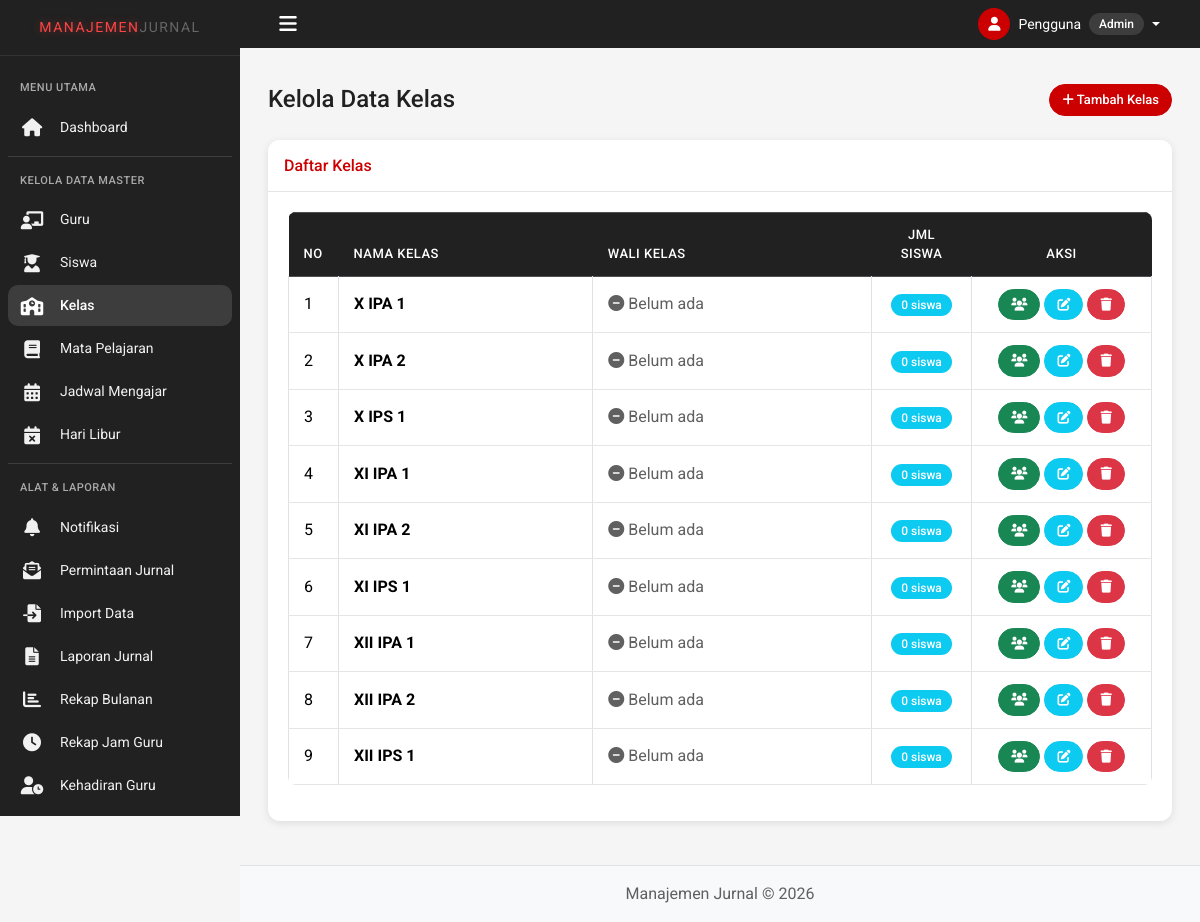
Before: /admin/manage_kelas.php (signed in) with the older database file.
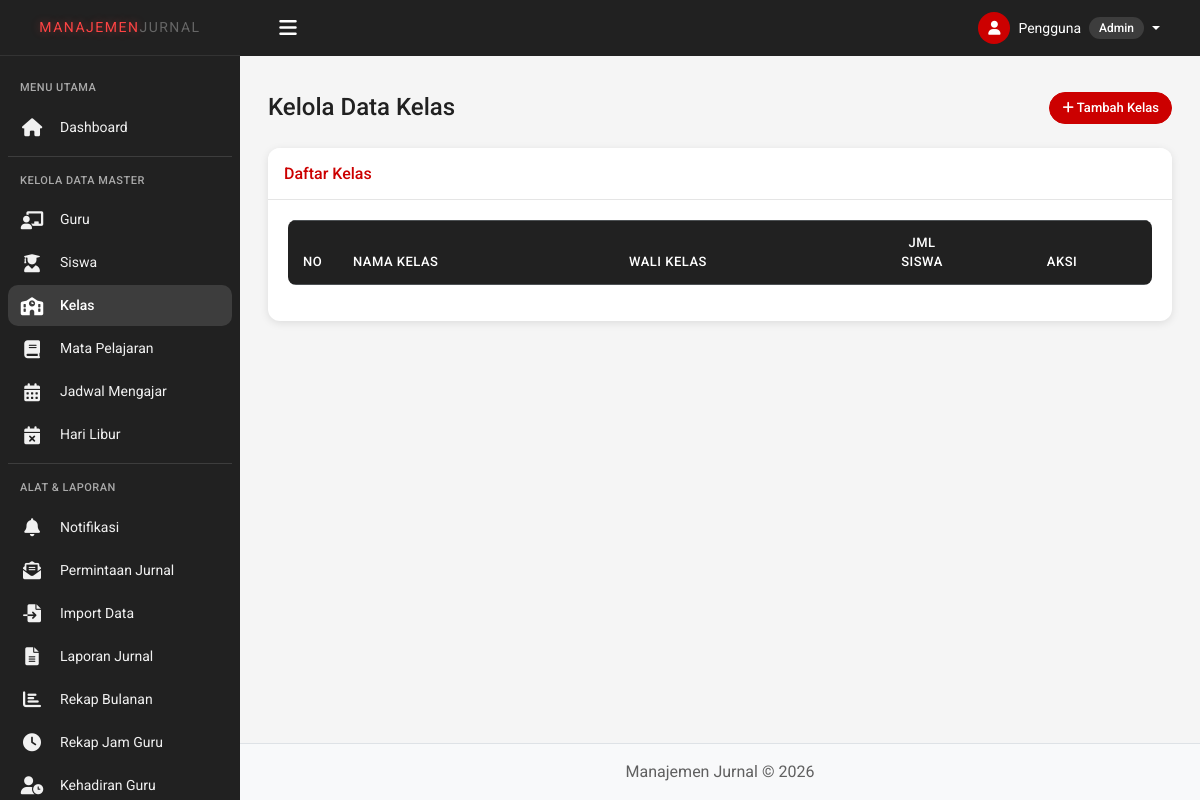
After: the same page with the newer database file.
### tables this page shows
CREATE TABLE tbl_kelas (
    id INT AUTO_INCREMENT PRIMARY KEY,
    nama_kelas VARCHAR(20) NOT NULL UNIQUE,
    id_wali_kelas INT DEFAULT NULL,
    FOREIGN KEY (id_wali_kelas) REFERENCES tbl_guru(id) ON DELETE SET NULL,
    INDEX idx_nama_kelas (nama_kelas),
    INDEX idx_wali_kelas (id_wali_kelas)
);

### admin/manage_kelas.php (the view, shortened to what this page needs)
<?php
require_once '../includes/auth_check.php';
$daftar_kelas = $pdo->query("
    SELECT k.*, g.nama_guru as wali_kelas,
           (SELECT COUNT(*) FROM tbl_siswa WHERE id_kelas = k.id) as jumlah_siswa
    FROM tbl_kelas k
    LEFT JOIN tbl_guru g ON k.id_wali_kelas = g.id
    ORDER BY k.nama_kelas ASC
")->fetchAll();
require_once '../includes/header.php';
?>
<div class="container-fluid">
    <div class="d-sm-flex align-items-center justify-content-between mb-4">
        <h1 class="h3 mb-0 text-gray-800">Kelola Data Kelas</h1>
        <button class="btn btn-primary btn-sm" data-bs-toggle="modal" data-bs-target="#modalTambah">
            <i class="fas fa-plus"></i> Tambah Kelas
        </button>
    </div>
    <div class="card shadow mb-4">
        <div class="card-header py-3">
            <h6 class="m-0 font-weight-bold text-primary">Daftar Kelas</h6>
        </div>
        <div class="card-body">
            <div class="table-responsive">
                <table class="table table-bordered table-hover">
                    <thead class="table-dark">
                        <tr>
                            <th width="50">No</th>
                            <th>Nama Kelas</th>
                            <th>Wali Kelas</th>
                            <th class="text-center" width="100">Jml Siswa</th>
                            <th class="text-center" width="180">Aksi</th>
                        </tr>
                    </thead>
                    <tbody>
                        <?php foreach ($daftar_kelas as $i => $k): ?>
                        <tr>
                            <td><?php echo $i+1; ?></td>
                            <td><strong><?php echo htmlspecialchars($k['nama_kelas']); ?></strong></td>
                            <td>
                                <?php if ($k['wali_kelas']): ?>
                                    <span class="text-success"><i class="fas fa-user-tie me-1"></i><?php echo htmlspecialchars($k['wali_kelas']); ?></span>
                                <?php else: ?>
                                    <span class="text-muted"><i class="fas fa-minus-circle me-1"></i>Belum ada</span>
                                <?php endif; ?>
                            </td>
                            <td class="text-center">
                                <span class="badge bg-info"><?php echo $k['jumlah_siswa']; ?> siswa</span>
                            </td>
                            <td class="text-center">
                                <a href="detail_kelas.php?id=<?php echo $k['id']; ?>" class="btn btn-sm btn-success" title="Lihat Detail Siswa">
                                    <i class="fas fa-users"></i>
                                </a>
                                <button class="btn btn-sm btn-info text-white" data-bs-toggle="modal" data-bs-target="#modalEdit<?php echo $k['id']; ?>" title="Edit">
                                    <i class="fas fa-edit"></i>
                                </button>
                                <a href="manage_kelas.php?delete=<?php echo $k['id']; ?>" class="btn btn-sm btn-danger" onclick="return confirm('Yakin hapus kelas ini?')" title="Hapus">
                                    <i class="fas fa-trash"></i>
                                </a>
                            </td>
                        </tr>
                        <?php endforeach; ?>
                    </tbody>
                </table>
            </div>
        </div>
    </div>
</div>
<?php require_once '../includes/footer.php'; ?>

### includes/header.php (shortened to what this page needs)
<?php
$current_page = basename($_SERVER['PHP_SELF']);
$is_logged_in = isset($_SESSION['user_id']);
$user_role = $_SESSION['role'] ?? '';
$display_name = $_SESSION['display_name'] ?? 'Pengguna';
?>
<!DOCTYPE html>
<html lang="id">
<head>
    <link href="https://cdn.jsdelivr.net/npm/bootstrap@5.3.2/dist/css/bootstrap.min.css" rel="stylesheet">
    <link rel="stylesheet" href="https://cdnjs.cloudflare.com/ajax/libs/font-awesome/6.0.0/css/all.min.css" />
    <link rel="stylesheet" href="<?php echo BASE_URL; ?>/assets/css/style.css">
</head>
<body>
<div class="wrapper">
    <nav id="sidebar">
        <div class="sidebar-header">
            <h3><span class="highlight">MANAJEMEN</span><span class="dark">JURNAL</span></h3>
        </div>
        <?php
        if ($is_logged_in) {
            if ($user_role == 'admin') {
                if (file_exists(__DIR__ . '/../admin/sidebar.php')) {
                    require_once __DIR__ . '/../admin/sidebar.php';
                } else {
                    echo '<p class="text-danger p-3">Error: admin/sidebar.php not found!</p>';
                }
            } else {
                echo '<ul class="list-unstyled components"><li class="nav-item"><a href="'.BASE_URL.'/logout.php">Logout (Unknown Role)</a></li></ul>';
            }
        } else {
             echo '<ul class="list-unstyled components"><li class="nav-item"><a href="'.BASE_URL.'/login.php">Login</a></li></ul>';
        }
        ?>
    </nav>
    <div id="content">
        <nav class="navbar navbar-expand-lg sticky-top">
            <div class="container-fluid">
                <button type="button" id="sidebarCollapse" class="btn">
                    <i class="fas fa-bars"></i>
                </button>
                <div class="d-flex align-items-center ms-auto">
                    <?php if ($is_logged_in): ?>
                        <div class="dropdown">
                            <a class="nav-link dropdown-toggle d-flex align-items-center" href="#" id="navbarDropdown" role="button" data-bs-toggle="dropdown" aria-expanded="false">
                                <div class="user-avatar me-2">
                                    <i class="fas fa-user"></i>
                                </div>
                                <span class="d-none d-md-inline"><?php echo htmlspecialchars($display_name); ?></span>
                                <span class="badge bg-secondary ms-2 d-none d-md-inline"><?php echo htmlspecialchars(ucfirst($user_role)); ?></span>
                            </a>
                        </div>
                    <?php else: ?>
                        <a class="btn btn-outline-dark btn-sm" href="<?php echo BASE_URL; ?>/login.php">
                            <i class="fas fa-sign-in-alt me-1"></i> Login
                        </a>
                    <?php endif; ?>
                </div>
            </div>
        </nav>
        <main class="mt-3 px-3">

### admin/sidebar.php (shortened to what this page needs)
<?php
global $current_page;
?>
<ul class="list-unstyled components">
    <li class="nav-item-header">Menu Utama</li>
    <li class="nav-item">
        <a class="nav-link <?php echo ($current_page == 'index.php') ? 'active' : ''; ?>"
           href="<?php echo BASE_URL; ?>/admin/index.php" title="Dashboard">
            <i class="fas fa-home"></i><span>Dashboard</span>
        </a>
    </li>
    <li class="nav-item-header">Kelola Data Master</li>
    <li class="nav-item">
        <a class="nav-link <?php echo ($current_page == 'manage_guru.php' || $current_page == 'edit_guru.php') ? 'active' : ''; ?>"
           href="<?php echo BASE_URL; ?>/admin/manage_guru.php" title="Guru">
            <i class="fas fa-chalkboard-teacher"></i><span>Guru</span>
        </a>
    </li>
    <li class="nav-item">
        <a class="nav-link <?php echo ($current_page == 'manage_siswa.php' || $current_page == 'edit_siswa.php') ? 'active' : ''; ?>"
           href="<?php echo BASE_URL; ?>/admin/manage_siswa.php" title="Siswa">
            <i class="fas fa-user-graduate"></i><span>Siswa</span>
        </a>
    </li>
    <li class="nav-item">
        <a class="nav-link <?php echo ($current_page == 'manage_kelas.php') ? 'active' : ''; ?>"
           href="<?php echo BASE_URL; ?>/admin/manage_kelas.php" title="Kelas">
            <i class="fas fa-school"></i><span>Kelas</span>
        </a>
    </li>
    <li class="nav-item">
        <a class="nav-link <?php echo ($current_page == 'manage_mapel.php') ? 'active' : ''; ?>"
           href="<?php echo BASE_URL; ?>/admin/manage_mapel.php" title="Mata Pelajaran">
            <i class="fas fa-book"></i><span>Mata Pelajaran</span>
        </a>
    </li>
    <li class="nav-item">
        <a class="nav-link <?php echo ($current_page == 'manage_mengajar.php') ? 'active' : ''; ?>"
           href="<?php echo BASE_URL; ?>/admin/manage_mengajar.php" title="Jadwal Mengajar">
            <i class="fas fa-calendar-alt"></i><span>Jadwal Mengajar</span>
        </a>
    </li>
    <li class="nav-item">
        <a class="nav-link <?php echo ($current_page == 'manage_libur.php') ? 'active' : ''; ?>"
           href="<?php echo BASE_URL; ?>/admin/manage_libur.php" title="Hari Libur">
            <i class="fas fa-calendar-times"></i><span>Hari Libur</span>
        </a>
    </li>
    <li class="nav-item-header">Alat & Laporan</li>
    <li class="nav-item">
        <a class="nav-link <?php echo ($current_page == 'notifikasi_jurnal.php') ? 'active' : ''; ?>"
           href="<?php echo BASE_URL; ?>/admin/notifikasi_jurnal.php" title="Notifikasi">
            <i class="fas fa-bell"></i><span>Notifikasi</span>
        </a>
    </li>
    <li class="nav-item">
        <a class="nav-link <?php echo ($current_page == 'request_jurnal_mundur.php') ? 'active' : ''; ?>"
           href="<?php echo BASE_URL; ?>/admin/request_jurnal_mundur.php" title="Permintaan Jurnal">
            <i class="fas fa-envelope-open-text"></i><span>Permintaan Jurnal</span>
        </a>
    </li>
    <li class="nav-item">
        <a class="nav-link <?php echo ($current_page == 'import_data.php') ? 'active' : ''; ?>"
           href="<?php echo BASE_URL; ?>/admin/import_data.php" title="Import Data">
            <i class="fas fa-file-import"></i><span>Import Data</span>
        </a>
    </li>
    <li class="nav-item">
        <a class="nav-link <?php echo ($current_page == 'laporan.php' || $current_page == 'edit_jurnal.php') ? 'active' : ''; ?>"
           href="<?php echo BASE_URL; ?>/admin/laporan.php" title="Laporan Jurnal">
            <i class="fas fa-file-alt"></i><span>Laporan Jurnal</span>
        </a>
    </li>
    <li class="nav-item">
        <a class="nav-link <?php echo ($current_page == 'laporan_bulanan_guru.php') ? 'active' : ''; ?>"
           href="<?php echo BASE_URL; ?>/admin/laporan_bulanan_guru.php" title="Rekap Bulanan">
            <i class="fas fa-chart-bar"></i><span>Rekap Bulanan</span>
        </a>
    </li>
    <li class="nav-item">
        <a class="nav-link <?php echo ($current_page == 'rekap_jam_guru.php') ? 'active' : ''; ?>"
           href="<?php echo BASE_URL; ?>/admin/rekap_jam_guru.php" title="Rekap Jam Guru">
            <i class="fas fa-clock"></i><span>Rekap Jam Guru</span>
        </a>
    </li>
    <li class="nav-item">
        <a class="nav-link <?php echo ($current_page == 'laporan_kehadiran_guru.php') ? 'active' : ''; ?>"
           href="<?php echo BASE_URL; ?>/admin/laporan_kehadiran_guru.php" title="Kehadiran Guru">
            <i class="fas fa-user-clock"></i><span>Kehadiran Guru</span>
        </a>
    </li>
</ul>

### includes/footer.php (shortened to what this page needs)
        </main>
        <footer class="footer py-3 bg-light border-top" style="margin-top: auto;">
            <div class="container-fluid text-center">
                <span class="text-muted">Manajemen Jurnal &copy; <?php echo date('Y'); ?></span>
            </div>
        </footer>
    </div>
</div>
</body>
</html>

### assets/css/style.css (style rules this page uses)
* { font-family: 'Roboto', -apple-system, BlinkMacSystemFont, sans-serif; box-sizing: border-box; }
body { background-color: #f5f5f5; margin: 0; padding: 0; }
.card { border: none; border-radius: 12px; box-shadow: 0 1px 2px rgba(0,0,0,0.1); transition: box-shadow 0.2s ease; }
.card-header { background-color: #fff; border-bottom: 1px solid #e5e5e5; border-radius: 12px 12px 0 0 !important; font-weight: 500; }
.card-body { padding: 1.25rem; }
.btn { border-radius: 20px; font-weight: 500; font-size: 14px; padding: 8px 16px; transition: all 0.2s ease; }
.btn-primary { background-color: #cc0000; border-color: #cc0000; }
.btn-sm { padding: 5px 12px; font-size: 13px; border-radius: 16px; }
.table { border-radius: 8px; overflow: hidden; }
.table thead th { background-color: #212121; color: #fff; font-weight: 500; font-size: 13px; text-transform: uppercase; letter-spacing: 0.5px; padding: 12px 15px; border: none; }
.table-dark th { background-color: #212121 !important; }
.badge { font-weight: 500; padding: 5px 10px; border-radius: 12px; font-size: 12px; }
h1, h2, h3, h4, h5, h6 { font-weight: 500; color: #212121; }
.h3 { font-size: 1.5rem; }
.text-primary { color: #cc0000 !important; }
.text-gray-800 { color: #212121 !important; }
.text-muted { color: #606060 !important; }
.font-weight-bold { font-weight: 500 !important; }
.shadow { box-shadow: 0 2px 8px rgba(0,0,0,0.1) !important; }
.table tbody td { padding: 12px 15px; vertical-align: middle; border-bottom: 1px solid #e5e5e5; }

Changed rows visible on the page:
removed tbl_kelas: nama_kelas "X IPA 1", jumlah_siswa "0"
removed tbl_kelas: nama_kelas "X IPA 2", jumlah_siswa "0"
removed tbl_kelas: nama_kelas "X IPS 1", jumlah_siswa "0"
removed tbl_kelas: nama_kelas "XI IPA 1", jumlah_siswa "0"
removed tbl_kelas: nama_kelas "XI IPA 2", jumlah_siswa "0"
removed tbl_kelas: nama_kelas "XI IPS 1", jumlah_siswa "0"
removed tbl_kelas: nama_kelas "XII IPA 1", jumlah_siswa "0"
removed tbl_kelas: nama_kelas "XII IPA 2", jumlah_siswa "0"
removed tbl_kelas: nama_kelas "XII IPS 1", jumlah_siswa "0"
